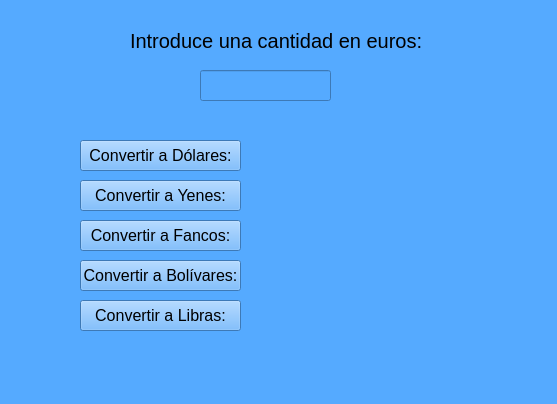
<?xml version="1.0" encoding="UTF-8"?>
<ui version="4.0">
 <class>MainWindow</class>
 <widget class="QMainWindow" name="MainWindow">
  <property name="geometry">
   <rect>
    <x>0</x>
    <y>0</y>
    <width>557</width>
    <height>404</height>
   </rect>
  </property>
  <property name="windowTitle">
   <string>MainWindow</string>
  </property>
  <property name="styleSheet">
   <string notr="true">background-color: rgb(85, 170, 255);</string>
  </property>
  <widget class="QWidget" name="centralwidget">
   <widget class="QLabel" name="label_introduce_euros">
    <property name="geometry">
     <rect>
      <x>130</x>
      <y>10</y>
      <width>321</width>
      <height>61</height>
     </rect>
    </property>
    <property name="font">
     <font>
      <pointsize>15</pointsize>
     </font>
    </property>
    <property name="text">
     <string>Introduce una cantidad en euros:</string>
    </property>
   </widget>
   <widget class="QLineEdit" name="entrada_euros">
    <property name="geometry">
     <rect>
      <x>200</x>
      <y>70</y>
      <width>131</width>
      <height>31</height>
     </rect>
    </property>
    <property name="font">
     <font>
      <pointsize>13</pointsize>
     </font>
    </property>
   </widget>
   <widget class="QPushButton" name="boton_convertir_dolares">
    <property name="geometry">
     <rect>
      <x>80</x>
      <y>140</y>
      <width>161</width>
      <height>31</height>
     </rect>
    </property>
    <property name="font">
     <font>
      <pointsize>12</pointsize>
     </font>
    </property>
    <property name="text">
     <string>Convertir a Dólares:</string>
    </property>
   </widget>
   <widget class="QPushButton" name="boton_convertir_bolivares">
    <property name="geometry">
     <rect>
      <x>80</x>
      <y>260</y>
      <width>161</width>
      <height>31</height>
     </rect>
    </property>
    <property name="font">
     <font>
      <pointsize>12</pointsize>
     </font>
    </property>
    <property name="text">
     <string>Convertir a Bolívares:</string>
    </property>
   </widget>
   <widget class="QLabel" name="resultado_dolares">
    <property name="geometry">
     <rect>
      <x>260</x>
      <y>140</y>
      <width>281</width>
      <height>31</height>
     </rect>
    </property>
    <property name="font">
     <font>
      <pointsize>13</pointsize>
     </font>
    </property>
    <property name="text">
     <string/>
    </property>
   </widget>
   <widget class="QLabel" name="resultado_bolivares">
    <property name="geometry">
     <rect>
      <x>260</x>
      <y>260</y>
      <width>281</width>
      <height>31</height>
     </rect>
    </property>
    <property name="font">
     <font>
      <pointsize>13</pointsize>
     </font>
    </property>
    <property name="text">
     <string/>
    </property>
   </widget>
   <widget class="QLabel" name="resultado_libras">
    <property name="geometry">
     <rect>
      <x>260</x>
      <y>300</y>
      <width>421</width>
      <height>31</height>
     </rect>
    </property>
    <property name="font">
     <font>
      <pointsize>13</pointsize>
     </font>
    </property>
    <property name="text">
     <string/>
    </property>
   </widget>
   <widget class="QPushButton" name="boton_convertir_libras">
    <property name="geometry">
     <rect>
      <x>80</x>
      <y>300</y>
      <width>161</width>
      <height>31</height>
     </rect>
    </property>
    <property name="font">
     <font>
      <pointsize>12</pointsize>
     </font>
    </property>
    <property name="text">
     <string>Convertir a Libras:</string>
    </property>
   </widget>
   <widget class="QLabel" name="resultado_francos">
    <property name="geometry">
     <rect>
      <x>260</x>
      <y>220</y>
      <width>421</width>
      <height>31</height>
     </rect>
    </property>
    <property name="font">
     <font>
      <pointsize>13</pointsize>
     </font>
    </property>
    <property name="text">
     <string/>
    </property>
   </widget>
   <widget class="QPushButton" name="boton_convertir_yenes">
    <property name="geometry">
     <rect>
      <x>80</x>
      <y>180</y>
      <width>161</width>
      <height>31</height>
     </rect>
    </property>
    <property name="font">
     <font>
      <pointsize>12</pointsize>
     </font>
    </property>
    <property name="text">
     <string>Convertir a Yenes:</string>
    </property>
   </widget>
   <widget class="QPushButton" name="boton_convertir_francos">
    <property name="geometry">
     <rect>
      <x>80</x>
      <y>220</y>
      <width>161</width>
      <height>31</height>
     </rect>
    </property>
    <property name="font">
     <font>
      <pointsize>12</pointsize>
     </font>
    </property>
    <property name="text">
     <string>Convertir a Fancos:</string>
    </property>
   </widget>
   <widget class="QLabel" name="resultado_yenes">
    <property name="geometry">
     <rect>
      <x>260</x>
      <y>180</y>
      <width>281</width>
      <height>31</height>
     </rect>
    </property>
    <property name="font">
     <font>
      <pointsize>13</pointsize>
     </font>
    </property>
    <property name="text">
     <string/>
    </property>
   </widget>
   <widget class="QLabel" name="usa">
    <property name="geometry">
     <rect>
      <x>30</x>
      <y>130</y>
      <width>41</width>
      <height>41</height>
     </rect>
    </property>
    <property name="styleSheet">
     <string notr="true">border-image: url(:/paises/USA.png);</string>
    </property>
    <property name="text">
     <string/>
    </property>
   </widget>
   <widget class="QLabel" name="japon">
    <property name="geometry">
     <rect>
      <x>30</x>
      <y>170</y>
      <width>41</width>
      <height>41</height>
     </rect>
    </property>
    <property name="styleSheet">
     <string notr="true">border-image: url(:/paises/JP.png);</string>
    </property>
    <property name="text">
     <string/>
    </property>
   </widget>
   <widget class="QLabel" name="eu">
    <property name="geometry">
     <rect>
      <x>350</x>
      <y>60</y>
      <width>51</width>
      <height>51</height>
     </rect>
    </property>
    <property name="styleSheet">
     <string notr="true">border-image: url(:/paises/UE2.png);</string>
    </property>
    <property name="text">
     <string/>
    </property>
   </widget>
   <widget class="QLabel" name="uk">
    <property name="geometry">
     <rect>
      <x>30</x>
      <y>290</y>
      <width>41</width>
      <height>41</height>
     </rect>
    </property>
    <property name="styleSheet">
     <string notr="true">border-image: url(:/paises/UK.png);</string>
    </property>
    <property name="text">
     <string/>
    </property>
   </widget>
   <widget class="QLabel" name="suiza">
    <property name="geometry">
     <rect>
      <x>30</x>
      <y>210</y>
      <width>41</width>
      <height>41</height>
     </rect>
    </property>
    <property name="styleSheet">
     <string notr="true">border-image: url(:/paises/SZ.png);</string>
    </property>
    <property name="text">
     <string/>
    </property>
   </widget>
   <widget class="QLabel" name="vzla">
    <property name="geometry">
     <rect>
      <x>30</x>
      <y>250</y>
      <width>41</width>
      <height>41</height>
     </rect>
    </property>
    <property name="styleSheet">
     <string notr="true">border-image: url(:/paises/VZLA.png);</string>
    </property>
    <property name="text">
     <string/>
    </property>
   </widget>
  </widget>
  <widget class="QMenuBar" name="menubar">
   <property name="geometry">
    <rect>
     <x>0</x>
     <y>0</y>
     <width>557</width>
     <height>21</height>
    </rect>
   </property>
  </widget>
  <widget class="QStatusBar" name="statusbar"/>
 </widget>
 <resources>
  <include location="images/CHN.png"/>
 </resources>
 <connections/>
</ui>
